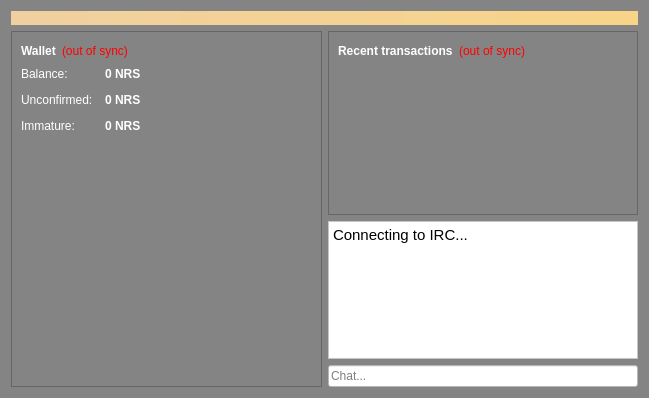
<?xml version="1.0" encoding="UTF-8"?>
<ui version="4.0">
 <class>OverviewPage</class>
 <widget class="QWidget" name="OverviewPage">
  <property name="geometry">
   <rect>
    <x>0</x>
    <y>0</y>
    <width>649</width>
    <height>398</height>
   </rect>
  </property>
  <property name="windowTitle">
   <string>Form</string>
  </property>
  <property name="styleSheet">
   <string notr="true">background-color: rgb(132, 132, 132);
color: rgb(255, 255, 255);</string>
  </property>
  <layout class="QVBoxLayout" name="topLayout">
   <item>
    <widget class="QLabel" name="labelAlerts">
     <property name="visible">
      <bool>false</bool>
     </property>
     <property name="styleSheet">
      <string notr="true">background-color: qlineargradient(x1: 0, y1: 0, x2: 1, y2: 0, stop:0 #F0D0A0, stop:1 #F8D488); color:#000000;</string>
     </property>
     <property name="wordWrap">
      <bool>true</bool>
     </property>
     <property name="margin">
      <number>3</number>
     </property>
    </widget>
   </item>
   <item>
    <layout class="QHBoxLayout" name="horizontalLayout" stretch="1,1">
     <item>
      <layout class="QVBoxLayout" name="verticalLayout_2">
       <item>
        <widget class="QFrame" name="frame">
         <property name="frameShape">
          <enum>QFrame::StyledPanel</enum>
         </property>
         <property name="frameShadow">
          <enum>QFrame::Raised</enum>
         </property>
         <layout class="QVBoxLayout" name="verticalLayout_4">
          <item>
           <layout class="QHBoxLayout" name="horizontalLayout_4">
            <item>
             <widget class="QLabel" name="label_5">
              <property name="font">
               <font>
                <weight>75</weight>
                <bold>true</bold>
               </font>
              </property>
              <property name="text">
               <string>Wallet</string>
              </property>
             </widget>
            </item>
            <item>
             <widget class="QLabel" name="labelWalletStatus">
              <property name="toolTip">
               <string>The displayed information may be out of date. Your wallet automatically synchronizes with the NoirShares network after a connection is established, but this process has not completed yet.</string>
              </property>
              <property name="styleSheet">
               <string notr="true">QLabel { color: red; }</string>
              </property>
              <property name="text">
               <string notr="true">(out of sync)</string>
              </property>
              <property name="alignment">
               <set>Qt::AlignLeading|Qt::AlignLeft|Qt::AlignVCenter</set>
              </property>
             </widget>
            </item>
            <item>
             <spacer name="horizontalSpacer_2">
              <property name="orientation">
               <enum>Qt::Horizontal</enum>
              </property>
              <property name="sizeHint" stdset="0">
               <size>
                <width>40</width>
                <height>20</height>
               </size>
              </property>
             </spacer>
            </item>
           </layout>
          </item>
          <item>
           <layout class="QFormLayout" name="formLayout_2">
            <property name="fieldGrowthPolicy">
             <enum>QFormLayout::AllNonFixedFieldsGrow</enum>
            </property>
            <property name="horizontalSpacing">
             <number>12</number>
            </property>
            <property name="verticalSpacing">
             <number>12</number>
            </property>
            <item row="0" column="0">
             <widget class="QLabel" name="label">
              <property name="text">
               <string>Balance:</string>
              </property>
             </widget>
            </item>
            <item row="0" column="1">
             <widget class="QLabel" name="labelBalance">
              <property name="font">
               <font>
                <weight>75</weight>
                <bold>true</bold>
               </font>
              </property>
              <property name="cursor">
               <cursorShape>IBeamCursor</cursorShape>
              </property>
              <property name="toolTip">
               <string>Your current balance</string>
              </property>
              <property name="text">
               <string notr="true">0 NRS</string>
              </property>
              <property name="textInteractionFlags">
               <set>Qt::LinksAccessibleByMouse|Qt::TextSelectableByKeyboard|Qt::TextSelectableByMouse</set>
              </property>
             </widget>
            </item>
            <item row="1" column="0">
             <widget class="QLabel" name="label_3">
              <property name="text">
               <string>Unconfirmed:</string>
              </property>
             </widget>
            </item>
            <item row="1" column="1">
             <widget class="QLabel" name="labelUnconfirmed">
              <property name="font">
               <font>
                <weight>75</weight>
                <bold>true</bold>
               </font>
              </property>
              <property name="cursor">
               <cursorShape>IBeamCursor</cursorShape>
              </property>
              <property name="toolTip">
               <string>Total of transactions that have yet to be confirmed, and do not yet count toward the current balance</string>
              </property>
              <property name="text">
               <string notr="true">0 NRS</string>
              </property>
              <property name="textInteractionFlags">
               <set>Qt::LinksAccessibleByMouse|Qt::TextSelectableByKeyboard|Qt::TextSelectableByMouse</set>
              </property>
             </widget>
            </item>
            <item row="2" column="0">
             <widget class="QLabel" name="labelImmatureText">
              <property name="text">
               <string>Immature:</string>
              </property>
             </widget>
            </item>
            <item row="2" column="1">
             <widget class="QLabel" name="labelImmature">
              <property name="font">
               <font>
                <weight>75</weight>
                <bold>true</bold>
               </font>
              </property>
              <property name="toolTip">
               <string>Mined balance that has not yet matured</string>
              </property>
              <property name="text">
               <string notr="true">0 NRS</string>
              </property>
              <property name="textInteractionFlags">
               <set>Qt::LinksAccessibleByMouse|Qt::TextSelectableByKeyboard|Qt::TextSelectableByMouse</set>
              </property>
             </widget>
            </item>
           </layout>
          </item>
          <item>
           <spacer name="verticalSpacer">
            <property name="orientation">
             <enum>Qt::Vertical</enum>
            </property>
            <property name="sizeHint" stdset="0">
             <size>
              <width>20</width>
              <height>40</height>
             </size>
            </property>
           </spacer>
          </item>
         </layout>
        </widget>
       </item>
      </layout>
     </item>
     <item>
      <layout class="QVBoxLayout" name="verticalLayout_3">
       <item>
        <widget class="QFrame" name="frame_2">
         <property name="frameShape">
          <enum>QFrame::StyledPanel</enum>
         </property>
         <property name="frameShadow">
          <enum>QFrame::Raised</enum>
         </property>
         <layout class="QVBoxLayout" name="verticalLayout">
          <item>
           <layout class="QHBoxLayout" name="horizontalLayout_2">
            <item>
             <widget class="QLabel" name="label_4">
              <property name="text">
               <string>&lt;b&gt;Recent transactions&lt;/b&gt;</string>
              </property>
             </widget>
            </item>
            <item>
             <widget class="QLabel" name="labelTransactionsStatus">
              <property name="toolTip">
               <string>The displayed information may be out of date. Your wallet automatically synchronizes with the NoirShares network after a connection is established, but this process has not completed yet.</string>
              </property>
              <property name="styleSheet">
               <string notr="true">QLabel { color: red; }</string>
              </property>
              <property name="text">
               <string notr="true">(out of sync)</string>
              </property>
              <property name="alignment">
               <set>Qt::AlignRight|Qt::AlignTrailing|Qt::AlignVCenter</set>
              </property>
             </widget>
            </item>
            <item>
             <spacer name="horizontalSpacer">
              <property name="orientation">
               <enum>Qt::Horizontal</enum>
              </property>
              <property name="sizeHint" stdset="0">
               <size>
                <width>40</width>
                <height>20</height>
               </size>
              </property>
             </spacer>
            </item>
           </layout>
          </item>
          <item>
           <widget class="QListView" name="listTransactions">
            <property name="styleSheet">
             <string notr="true">QListView { background: transparent; }</string>
            </property>
            <property name="frameShape">
             <enum>QFrame::NoFrame</enum>
            </property>
            <property name="verticalScrollBarPolicy">
             <enum>Qt::ScrollBarAlwaysOff</enum>
            </property>
            <property name="horizontalScrollBarPolicy">
             <enum>Qt::ScrollBarAlwaysOff</enum>
            </property>
            <property name="selectionMode">
             <enum>QAbstractItemView::NoSelection</enum>
            </property>
           </widget>
          </item>
         </layout>
        </widget>
       </item>
       <item>
        <widget class="QTextBrowser" name="trollBox">
         <property name="styleSheet">
          <string notr="true">background-color: rgb(255, 255, 255);
color: rgb(0, 0, 0);</string>
         </property>
         <property name="frameShadow">
          <enum>QFrame::Sunken</enum>
         </property>
         <property name="tabChangesFocus">
          <bool>false</bool>
         </property>
         <property name="documentTitle">
          <string/>
         </property>
         <property name="html">
          <string>&lt;!DOCTYPE HTML PUBLIC &quot;-//W3C//DTD HTML 4.0//EN&quot; &quot;http://www.w3.org/TR/REC-html40/strict.dtd&quot;&gt;
&lt;html&gt;&lt;head&gt;&lt;meta name=&quot;qrichtext&quot; content=&quot;1&quot; /&gt;&lt;style type=&quot;text/css&quot;&gt;
p, li { white-space: pre-wrap; }
&lt;/style&gt;&lt;/head&gt;&lt;body style=&quot; font-family:'Ubuntu'; font-size:11pt; font-weight:400; font-style:normal;&quot;&gt;
&lt;p style=&quot; margin-top:0px; margin-bottom:0px; margin-left:0px; margin-right:0px; -qt-block-indent:0; text-indent:0px;&quot;&gt;&lt;span style=&quot; font-family:'Cantarell';&quot;&gt;Connecting to IRC...&lt;/span&gt;&lt;/p&gt;&lt;/body&gt;&lt;/html&gt;</string>
         </property>
        </widget>
       </item>
       <item>
        <layout class="QVBoxLayout" name="verticalLayout_5">
         <item>
          <widget class="QLineEdit" name="lineEditTrollBox">
           <property name="enabled">
            <bool>false</bool>
           </property>
           <property name="sizePolicy">
            <sizepolicy hsizetype="Minimum" vsizetype="Fixed">
             <horstretch>0</horstretch>
             <verstretch>0</verstretch>
            </sizepolicy>
           </property>
           <property name="styleSheet">
            <string notr="true">background-color: rgb(255, 255, 255);
color: rgb(0, 0, 0);</string>
           </property>
           <property name="text">
            <string/>
           </property>
           <property name="placeholderText">
            <string>Chat...</string>
           </property>
          </widget>
         </item>
        </layout>
       </item>
       <item>
        <spacer name="verticalSpacer_2">
         <property name="orientation">
          <enum>Qt::Vertical</enum>
         </property>
         <property name="sizeHint" stdset="0">
          <size>
           <width>20</width>
           <height>40</height>
          </size>
         </property>
        </spacer>
       </item>
      </layout>
     </item>
    </layout>
   </item>
  </layout>
 </widget>
 <resources/>
 <connections/>
</ui>
